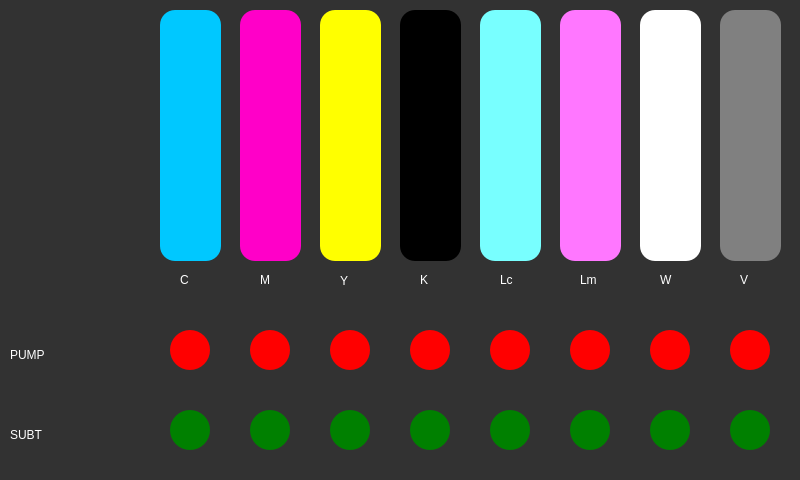
<?xml version="1.0" encoding="UTF-8"?>
<ui version="4.0">
 <class>MainWindow</class>
 <widget class="QMainWindow" name="MainWindow">
  <property name="geometry">
   <rect>
    <x>0</x>
    <y>0</y>
    <width>800</width>
    <height>480</height>
   </rect>
  </property>
  <property name="windowTitle">
   <string>MainWindow</string>
  </property>
  <property name="styleSheet">
   <string notr="true">background-color: rgb(50, 50, 50);</string>
  </property>
  <widget class="QWidget" name="centralwidget">
   <widget class="QWidget" name="c_widget" native="true">
    <property name="geometry">
     <rect>
      <x>160</x>
      <y>10</y>
      <width>61</width>
      <height>251</height>
     </rect>
    </property>
    <property name="styleSheet">
     <string notr="true">background-color: rgb(0, 200, 255);
border-radius: 15px;</string>
    </property>
   </widget>
   <widget class="QWidget" name="m_widget" native="true">
    <property name="geometry">
     <rect>
      <x>240</x>
      <y>10</y>
      <width>61</width>
      <height>251</height>
     </rect>
    </property>
    <property name="styleSheet">
     <string notr="true">background-color: rgb(255, 0, 200);
border-radius: 15px;</string>
    </property>
   </widget>
   <widget class="QWidget" name="y_widget" native="true">
    <property name="geometry">
     <rect>
      <x>320</x>
      <y>10</y>
      <width>61</width>
      <height>251</height>
     </rect>
    </property>
    <property name="styleSheet">
     <string notr="true">background-color: rgb(255, 255, 0);
border-radius: 15px;</string>
    </property>
   </widget>
   <widget class="QWidget" name="k_widget" native="true">
    <property name="geometry">
     <rect>
      <x>400</x>
      <y>10</y>
      <width>61</width>
      <height>251</height>
     </rect>
    </property>
    <property name="styleSheet">
     <string notr="true">background-color: rgb(0, 0, 0);
border-radius: 15px;</string>
    </property>
   </widget>
   <widget class="QWidget" name="lc_widget" native="true">
    <property name="geometry">
     <rect>
      <x>480</x>
      <y>10</y>
      <width>61</width>
      <height>251</height>
     </rect>
    </property>
    <property name="styleSheet">
     <string notr="true">background-color: rgb(120, 255, 255);
border-radius: 15px;</string>
    </property>
   </widget>
   <widget class="QWidget" name="lm_widget" native="true">
    <property name="geometry">
     <rect>
      <x>560</x>
      <y>10</y>
      <width>61</width>
      <height>251</height>
     </rect>
    </property>
    <property name="styleSheet">
     <string notr="true">background-color: rgb(255, 119, 255);
border-radius: 15px;</string>
    </property>
   </widget>
   <widget class="QWidget" name="w_widget" native="true">
    <property name="geometry">
     <rect>
      <x>640</x>
      <y>10</y>
      <width>61</width>
      <height>251</height>
     </rect>
    </property>
    <property name="styleSheet">
     <string notr="true">background-color: rgb(255, 255, 255);
border-radius: 15px;</string>
    </property>
   </widget>
   <widget class="QWidget" name="v_widget" native="true">
    <property name="geometry">
     <rect>
      <x>720</x>
      <y>10</y>
      <width>61</width>
      <height>251</height>
     </rect>
    </property>
    <property name="styleSheet">
     <string notr="true">background-color: rgb(128, 128, 128);
border-radius: 15px;</string>
    </property>
   </widget>
   <widget class="QLabel" name="pum_label">
    <property name="geometry">
     <rect>
      <x>10</x>
      <y>339</y>
      <width>91</width>
      <height>31</height>
     </rect>
    </property>
    <property name="styleSheet">
     <string notr="true">font: bold 24pt &quot;GOST type A&quot;;
color: rgb(255, 255, 255);</string>
    </property>
    <property name="text">
     <string>PUMP</string>
    </property>
   </widget>
   <widget class="QLabel" name="sub_label">
    <property name="geometry">
     <rect>
      <x>10</x>
      <y>419</y>
      <width>81</width>
      <height>31</height>
     </rect>
    </property>
    <property name="styleSheet">
     <string notr="true">font: bold 24pt &quot;GOST type A&quot;;
color: rgb(255, 255, 255);</string>
    </property>
    <property name="text">
     <string>SUBT</string>
    </property>
   </widget>
   <widget class="QLabel" name="c_letter">
    <property name="geometry">
     <rect>
      <x>180</x>
      <y>270</y>
      <width>16</width>
      <height>20</height>
     </rect>
    </property>
    <property name="styleSheet">
     <string notr="true">font: bold 16pt &quot;GOST type A&quot;;
color: rgb(255, 255, 255);</string>
    </property>
    <property name="text">
     <string>C</string>
    </property>
   </widget>
   <widget class="QLabel" name="m_letter">
    <property name="geometry">
     <rect>
      <x>260</x>
      <y>270</y>
      <width>21</width>
      <height>20</height>
     </rect>
    </property>
    <property name="styleSheet">
     <string notr="true">font: bold 16pt &quot;GOST type A&quot;;
color: rgb(255, 255, 255);</string>
    </property>
    <property name="text">
     <string>M</string>
    </property>
   </widget>
   <widget class="QLabel" name="y_letter">
    <property name="geometry">
     <rect>
      <x>340</x>
      <y>270</y>
      <width>16</width>
      <height>21</height>
     </rect>
    </property>
    <property name="styleSheet">
     <string notr="true">font: bold 16pt &quot;GOST type A&quot;;
color: rgb(255, 255, 255);</string>
    </property>
    <property name="text">
     <string>Y</string>
    </property>
   </widget>
   <widget class="QLabel" name="k_letter">
    <property name="geometry">
     <rect>
      <x>420</x>
      <y>270</y>
      <width>16</width>
      <height>20</height>
     </rect>
    </property>
    <property name="styleSheet">
     <string notr="true">font: bold 16pt &quot;GOST type A&quot;;
color: rgb(255, 255, 255);</string>
    </property>
    <property name="text">
     <string>K</string>
    </property>
   </widget>
   <widget class="QLabel" name="lc_letter">
    <property name="geometry">
     <rect>
      <x>500</x>
      <y>270</y>
      <width>31</width>
      <height>20</height>
     </rect>
    </property>
    <property name="styleSheet">
     <string notr="true">font: bold 16pt &quot;GOST type A&quot;;
color: rgb(255, 255, 255);</string>
    </property>
    <property name="text">
     <string>Lc</string>
    </property>
   </widget>
   <widget class="QLabel" name="lm_letter">
    <property name="geometry">
     <rect>
      <x>580</x>
      <y>270</y>
      <width>31</width>
      <height>20</height>
     </rect>
    </property>
    <property name="styleSheet">
     <string notr="true">font: bold 16pt &quot;GOST type A&quot;;
color: rgb(255, 255, 255);</string>
    </property>
    <property name="text">
     <string>Lm</string>
    </property>
   </widget>
   <widget class="QLabel" name="w_letter">
    <property name="geometry">
     <rect>
      <x>660</x>
      <y>270</y>
      <width>21</width>
      <height>20</height>
     </rect>
    </property>
    <property name="styleSheet">
     <string notr="true">font: bold 16pt &quot;GOST type A&quot;;
color: rgb(255, 255, 255);</string>
    </property>
    <property name="text">
     <string>W</string>
    </property>
   </widget>
   <widget class="QLabel" name="v_letter">
    <property name="geometry">
     <rect>
      <x>740</x>
      <y>270</y>
      <width>16</width>
      <height>20</height>
     </rect>
    </property>
    <property name="styleSheet">
     <string notr="true">font: bold 16pt &quot;GOST type A&quot;;
color: rgb(255, 255, 255);</string>
    </property>
    <property name="text">
     <string>V</string>
    </property>
   </widget>
   <widget class="QWidget" name="c_pum" native="true">
    <property name="geometry">
     <rect>
      <x>170</x>
      <y>330</y>
      <width>40</width>
      <height>40</height>
     </rect>
    </property>
    <property name="styleSheet">
     <string notr="true">background-color: red;
border-radius: 20px;</string>
    </property>
   </widget>
   <widget class="QWidget" name="m_pum" native="true">
    <property name="geometry">
     <rect>
      <x>250</x>
      <y>330</y>
      <width>40</width>
      <height>40</height>
     </rect>
    </property>
    <property name="styleSheet">
     <string notr="true">background-color: red;
border-radius: 20px;</string>
    </property>
   </widget>
   <widget class="QWidget" name="y_pum" native="true">
    <property name="geometry">
     <rect>
      <x>330</x>
      <y>330</y>
      <width>40</width>
      <height>40</height>
     </rect>
    </property>
    <property name="styleSheet">
     <string notr="true">background-color: red;
border-radius: 20px;</string>
    </property>
   </widget>
   <widget class="QWidget" name="k_pum" native="true">
    <property name="geometry">
     <rect>
      <x>410</x>
      <y>330</y>
      <width>40</width>
      <height>40</height>
     </rect>
    </property>
    <property name="styleSheet">
     <string notr="true">background-color: red;
border-radius: 20px;</string>
    </property>
   </widget>
   <widget class="QWidget" name="lc_pum" native="true">
    <property name="geometry">
     <rect>
      <x>490</x>
      <y>330</y>
      <width>40</width>
      <height>40</height>
     </rect>
    </property>
    <property name="styleSheet">
     <string notr="true">background-color: red;
border-radius: 20px;</string>
    </property>
   </widget>
   <widget class="QWidget" name="lm_pum" native="true">
    <property name="geometry">
     <rect>
      <x>570</x>
      <y>330</y>
      <width>40</width>
      <height>40</height>
     </rect>
    </property>
    <property name="styleSheet">
     <string notr="true">background-color: red;
border-radius: 20px;</string>
    </property>
   </widget>
   <widget class="QWidget" name="w_pum" native="true">
    <property name="geometry">
     <rect>
      <x>650</x>
      <y>330</y>
      <width>40</width>
      <height>40</height>
     </rect>
    </property>
    <property name="styleSheet">
     <string notr="true">background-color: red;
border-radius: 20px;</string>
    </property>
   </widget>
   <widget class="QWidget" name="v_pum" native="true">
    <property name="geometry">
     <rect>
      <x>730</x>
      <y>330</y>
      <width>40</width>
      <height>40</height>
     </rect>
    </property>
    <property name="styleSheet">
     <string notr="true">background-color: red;
border-radius: 20px;</string>
    </property>
   </widget>
   <widget class="QWidget" name="m_sub" native="true">
    <property name="geometry">
     <rect>
      <x>250</x>
      <y>410</y>
      <width>40</width>
      <height>40</height>
     </rect>
    </property>
    <property name="styleSheet">
     <string notr="true">background-color: green;
border-radius: 20px;</string>
    </property>
   </widget>
   <widget class="QWidget" name="y_sub" native="true">
    <property name="geometry">
     <rect>
      <x>330</x>
      <y>410</y>
      <width>40</width>
      <height>40</height>
     </rect>
    </property>
    <property name="styleSheet">
     <string notr="true">background-color: green;
border-radius: 20px;</string>
    </property>
   </widget>
   <widget class="QWidget" name="k_sub" native="true">
    <property name="geometry">
     <rect>
      <x>410</x>
      <y>410</y>
      <width>40</width>
      <height>40</height>
     </rect>
    </property>
    <property name="styleSheet">
     <string notr="true">background-color: green;
border-radius: 20px;</string>
    </property>
   </widget>
   <widget class="QWidget" name="v_sub" native="true">
    <property name="geometry">
     <rect>
      <x>730</x>
      <y>410</y>
      <width>40</width>
      <height>40</height>
     </rect>
    </property>
    <property name="styleSheet">
     <string notr="true">background-color: green;
border-radius: 20px;</string>
    </property>
   </widget>
   <widget class="QWidget" name="c_sub" native="true">
    <property name="geometry">
     <rect>
      <x>170</x>
      <y>410</y>
      <width>40</width>
      <height>40</height>
     </rect>
    </property>
    <property name="styleSheet">
     <string notr="true">background-color: green;
border-radius: 20px;</string>
    </property>
   </widget>
   <widget class="QWidget" name="w_sub" native="true">
    <property name="geometry">
     <rect>
      <x>650</x>
      <y>410</y>
      <width>40</width>
      <height>40</height>
     </rect>
    </property>
    <property name="styleSheet">
     <string notr="true">background-color: green;
border-radius: 20px;</string>
    </property>
   </widget>
   <widget class="QWidget" name="lc_sub" native="true">
    <property name="geometry">
     <rect>
      <x>490</x>
      <y>410</y>
      <width>40</width>
      <height>40</height>
     </rect>
    </property>
    <property name="styleSheet">
     <string notr="true">background-color: green;
border-radius: 20px;</string>
    </property>
   </widget>
   <widget class="QWidget" name="lm_sub" native="true">
    <property name="geometry">
     <rect>
      <x>570</x>
      <y>410</y>
      <width>40</width>
      <height>40</height>
     </rect>
    </property>
    <property name="styleSheet">
     <string notr="true">background-color: green;
border-radius: 20px;</string>
    </property>
   </widget>
   <widget class="QLabel" name="subt_error">
    <property name="geometry">
     <rect>
      <x>10</x>
      <y>140</y>
      <width>791</width>
      <height>261</height>
     </rect>
    </property>
    <property name="styleSheet">
     <string notr="true">font: 18pt &quot;Arial&quot;;
background-color: transparent;
color: rgb(255, 255, 255);</string>
    </property>
    <property name="text">
     <string/>
    </property>
   </widget>
   <widget class="QLabel" name="pump_error">
    <property name="geometry">
     <rect>
      <x>290</x>
      <y>50</y>
      <width>301</width>
      <height>91</height>
     </rect>
    </property>
    <property name="styleSheet">
     <string notr="true">font: 50pt &quot;Arial&quot;;
background-color: transparent;
color: rgb(255, 0, 4);</string>
    </property>
    <property name="text">
     <string/>
    </property>
   </widget>
   <zorder>subt_error</zorder>
   <zorder>c_widget</zorder>
   <zorder>m_widget</zorder>
   <zorder>y_widget</zorder>
   <zorder>k_widget</zorder>
   <zorder>lc_widget</zorder>
   <zorder>lm_widget</zorder>
   <zorder>w_widget</zorder>
   <zorder>v_widget</zorder>
   <zorder>pum_label</zorder>
   <zorder>sub_label</zorder>
   <zorder>c_letter</zorder>
   <zorder>m_letter</zorder>
   <zorder>y_letter</zorder>
   <zorder>k_letter</zorder>
   <zorder>lc_letter</zorder>
   <zorder>lm_letter</zorder>
   <zorder>w_letter</zorder>
   <zorder>v_letter</zorder>
   <zorder>c_pum</zorder>
   <zorder>m_pum</zorder>
   <zorder>y_pum</zorder>
   <zorder>k_pum</zorder>
   <zorder>lc_pum</zorder>
   <zorder>lm_pum</zorder>
   <zorder>w_pum</zorder>
   <zorder>v_pum</zorder>
   <zorder>m_sub</zorder>
   <zorder>y_sub</zorder>
   <zorder>k_sub</zorder>
   <zorder>v_sub</zorder>
   <zorder>c_sub</zorder>
   <zorder>w_sub</zorder>
   <zorder>lc_sub</zorder>
   <zorder>lm_sub</zorder>
   <zorder>pump_error</zorder>
  </widget>
 </widget>
 <resources/>
 <connections/>
</ui>
